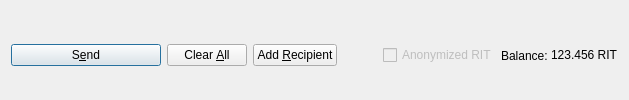
         <widget class="QFrame" name="frame_Send">
          <layout class="QHBoxLayout" name="horizontalLayout">
           <property name="bottomMargin">
            <number>0</number>
           </property>
           <item>
            <widget class="QPushButton" name="sendButton">
             <property name="minimumSize">
              <size>
               <width>150</width>
               <height>0</height>
              </size>
             </property>
             <property name="toolTip">
              <string>Confirm the send action</string>
             </property>
             <property name="text">
              <string>S&amp;end</string>
             </property>
             <property name="icon">
              <iconset resource="../reibit.qrc">
               <normaloff>:/icons/send</normaloff>:/icons/send</iconset>
             </property>
             <property name="autoDefault">
              <bool>false</bool>
             </property>
             <property name="default">
              <bool>true</bool>
             </property>
            </widget>
           </item>
           <item>
            <widget class="QPushButton" name="clearButton">
             <property name="sizePolicy">
              <sizepolicy hsizetype="Minimum" vsizetype="Fixed">
               <horstretch>0</horstretch>
               <verstretch>0</verstretch>
              </sizepolicy>
             </property>
             <property name="toolTip">
              <string>Clear all fields of the form.</string>
             </property>
             <property name="text">
              <string>Clear &amp;All</string>
             </property>
             <property name="icon">
              <iconset resource="../reibit.qrc">
               <normaloff>:/icons/remove</normaloff>:/icons/remove</iconset>
             </property>
             <property name="autoDefault">
              <bool>false</bool>
             </property>
            </widget>
           </item>
           <item>
            <widget class="QPushButton" name="addButton">
             <property name="toolTip">
              <string>Send to multiple recipients at once</string>
             </property>
             <property name="text">
              <string>Add &amp;Recipient</string>
             </property>
             <property name="icon">
              <iconset resource="../reibit.qrc">
               <normaloff>:/icons/add</normaloff>:/icons/add</iconset>
             </property>
             <property name="autoDefault">
              <bool>false</bool>
             </property>
            </widget>
           </item>
           <item>
            <spacer name="horizontalSpacer">
             <property name="orientation">
              <enum>Qt::Horizontal</enum>
             </property>
             <property name="sizeHint" stdset="0">
              <size>
               <width>40</width>
               <height>20</height>
              </size>
             </property>
            </spacer>
           </item>
           <item>
            <layout class="QHBoxLayout" name="horizontalLayout_2">
             <property name="spacing">
              <number>3</number>
             </property>
             <item>
              <widget class="QCheckBox" name="checkzRIT">
               <property name="enabled">
                <bool>false</bool>
               </property>
               <property name="text">
                <string>Anonymized RIT</string>
               </property>
              </widget>
             </item>
             <item>
              <widget class="QLabel" name="label">
               <property name="text">
                <string>Balance:</string>
               </property>
              </widget>
             </item>
             <item>
              <widget class="QLabel" name="labelBalance">
               <property name="sizePolicy">
                <sizepolicy hsizetype="Preferred" vsizetype="Fixed">
                 <horstretch>0</horstretch>
                 <verstretch>0</verstretch>
                </sizepolicy>
               </property>
               <property name="cursor">
                <cursorShape>IBeamCursor</cursorShape>
               </property>
               <property name="text">
                <string notr="true">123.456 RIT</string>
               </property>
               <property name="textInteractionFlags">
                <set>Qt::LinksAccessibleByMouse|Qt::TextSelectableByKeyboard|Qt::TextSelectableByMouse</set>
               </property>
              </widget>
             </item>
            </layout>
           </item>
          </layout>
         </widget>
